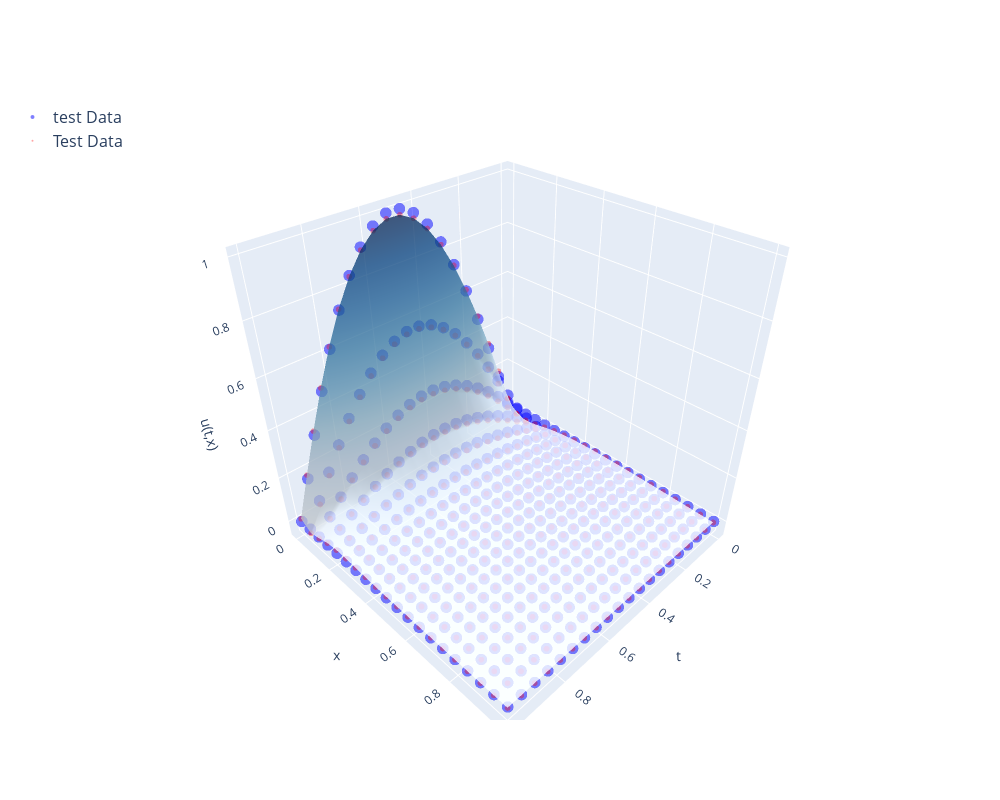

This figure's notebook cell:
### Code cell
# Entrenar el modelo
pinn_inf_model.train(
    data=data,
    diff_equation=diff_equation,
    constant_values=diff_equation.constants,
    initial_conditions=initial_conditions,
    lr=lr,
    n_epochs=n_epochs,
    optimizer_name=optimizer,
    lambda_pin=lambda_pin,
    lambda_ic=lambda_ic,
    lambda_bc=lambda_bc,
)

for constant in pinn_inf_model.params:
    print(constant, getattr(pinn_inf_model, constant).item())


# Plot the results
if diff_equation.dy:
    pinn_inf_model.plot_2d(data)
elif diff_equation.dx and not diff_equation.dy:
    pinn_inf_model.plot_solution(data)
elif not diff_equation.dx:
    pinn_inf_model.plot(data)

# pinn_inf_model.plot_solution(data)

### Figure 1 — Plotly figure (JSON) as saved in the notebook; plotly's stock layout.template omitted (floating-point values rounded to 4 significant figures; data arrays with more than 128 entries replaced by an {"elided": "..."} marker saying what was removed)
{"data": [{"marker": {"color": "blue", "opacity": 0.5, "size": 4}, "mode": "markers", "name": "test Data", "type": "scatter3d", "x": {"elided": "400 float values"}, "y": {"elided": "400 float values"}, "z": {"elided": "400 float values"}}, {"marker": {"color": "red", "opacity": 0.35, "size": 2}, "mode": "markers", "name": "Test Data", "type": "scatter3d", "x": {"elided": "400 float values"}, "y": {"elided": "400 float values"}, "z": {"elided": "400 float values"}}, {"colorscale": [[0, "rgb(247,251,255)"], [0.125, "rgb(222,235,247)"], [0.25, "rgb(198,219,239)"], [0.375, "rgb(158,202,225)"], [0.5, "rgb(107,174,214)"], [0.625, "rgb(66,146,198)"], [0.75, "rgb(33,113,181)"], [0.875, "rgb(8,81,156)"], [1, "rgb(8,48,107)"]], "name": "True Function", "opacity": 0.5, "showscale": false, "type": "surface", "x": [0, 0.05263, 0.1053, 0.1579, 0.2105, 0.2632, 0.3158, 0.3684, 0.4211, 0.4737, 0.5263, 0.5789, 0.6316, 0.6842, 0.7368, 0.7895, 0.8421, 0.8947, 0.9474, 1], "y": [0, 0.05263, 0.1053, 0.1579, 0.2105, 0.2632, 0.3158, 0.3684, 0.4211, 0.4737, 0.5263, 0.5789, 0.6316, 0.6842, 0.7368, 0.7895, 0.8421, 0.8947, 0.9474, 1], "z": {"elided": "20x20 float values"}}, {"colorscale": [[0, "rgb(247,251,255)"], [0.125, "rgb(222,235,247)"], [0.25, "rgb(198,219,239)"], [0.375, "rgb(158,202,225)"], [0.5, "rgb(107,174,214)"], [0.625, "rgb(66,146,198)"], [0.75, "rgb(33,113,181)"], [0.875, "rgb(8,81,156)"], [1, "rgb(8,48,107)"]], "name": "True Function", "opacity": 0.5, "showscale": false, "type": "surface", "x": [0, 0.05263, 0.1053, 0.1579, 0.2105, 0.2632, 0.3158, 0.3684, 0.4211, 0.4737, 0.5263, 0.5789, 0.6316, 0.6842, 0.7368, 0.7895, 0.8421, 0.8947, 0.9474, 1], "y": [0, 0.05263, 0.1053, 0.1579, 0.2105, 0.2632, 0.3158, 0.3684, 0.4211, 0.4737, 0.5263, 0.5789, 0.6316, 0.6842, 0.7368, 0.7895, 0.8421, 0.8947, 0.9474, 1], "z": {"elided": "20x20 float values"}}], "layout": {"height": 800, "legend": {"font": {"size": 16}, "x": -0.1, "y": 1}, "scene": {"aspectmode": "cube", "xaxis": {"title": {"text": "t"}}, "yaxis": {"title": {"text": "x"}}, "zaxis": {"title": {"text": "u(t,x)"}}}, "width": 1000}}
